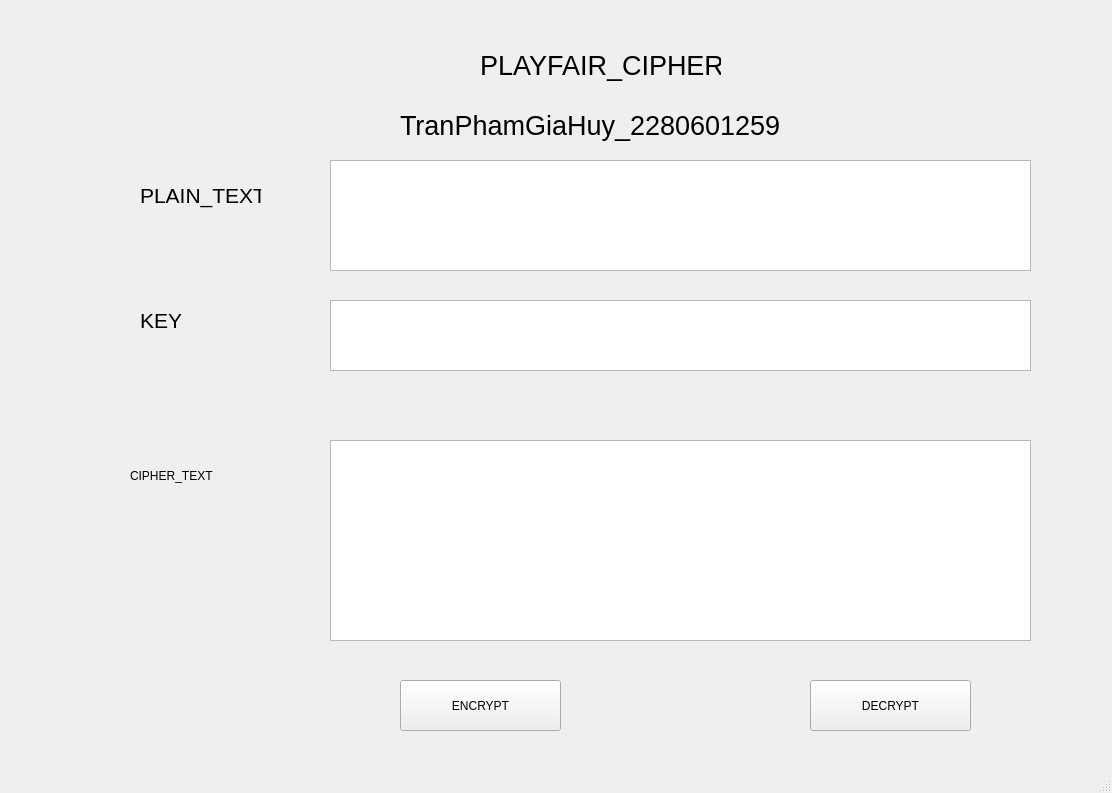
<?xml version="1.0" encoding="UTF-8"?>
<ui version="4.0">
 <class>MainWindow</class>
 <widget class="QMainWindow" name="MainWindow">
  <property name="geometry">
   <rect>
    <x>0</x>
    <y>0</y>
    <width>1112</width>
    <height>793</height>
   </rect>
  </property>
  <property name="windowTitle">
   <string>MainWindow</string>
  </property>
  <widget class="QWidget" name="centralwidget">
   <widget class="QLabel" name="label_5">
    <property name="geometry">
     <rect>
      <x>130</x>
      <y>450</y>
      <width>141</width>
      <height>51</height>
     </rect>
    </property>
    <property name="text">
     <string>CIPHER_TEXT</string>
    </property>
   </widget>
   <widget class="QPlainTextEdit" name="plainTextEdit">
    <property name="geometry">
     <rect>
      <x>330</x>
      <y>160</y>
      <width>701</width>
      <height>111</height>
     </rect>
    </property>
   </widget>
   <widget class="QTextEdit" name="textEdit_2">
    <property name="geometry">
     <rect>
      <x>330</x>
      <y>440</y>
      <width>701</width>
      <height>201</height>
     </rect>
    </property>
   </widget>
   <widget class="QLabel" name="label_3">
    <property name="geometry">
     <rect>
      <x>140</x>
      <y>170</y>
      <width>121</width>
      <height>51</height>
     </rect>
    </property>
    <property name="font">
     <font>
      <pointsize>16</pointsize>
     </font>
    </property>
    <property name="text">
     <string>PLAIN_TEXT</string>
    </property>
   </widget>
   <widget class="QTextEdit" name="textEdit">
    <property name="geometry">
     <rect>
      <x>330</x>
      <y>300</y>
      <width>701</width>
      <height>71</height>
     </rect>
    </property>
   </widget>
   <widget class="QPushButton" name="pushButton">
    <property name="geometry">
     <rect>
      <x>400</x>
      <y>680</y>
      <width>161</width>
      <height>51</height>
     </rect>
    </property>
    <property name="text">
     <string>ENCRYPT</string>
    </property>
   </widget>
   <widget class="QLabel" name="label">
    <property name="geometry">
     <rect>
      <x>480</x>
      <y>30</y>
      <width>241</width>
      <height>71</height>
     </rect>
    </property>
    <property name="font">
     <font>
      <pointsize>20</pointsize>
     </font>
    </property>
    <property name="text">
     <string>PLAYFAIR_CIPHER</string>
    </property>
   </widget>
   <widget class="QPushButton" name="pushButton_2">
    <property name="geometry">
     <rect>
      <x>810</x>
      <y>680</y>
      <width>161</width>
      <height>51</height>
     </rect>
    </property>
    <property name="text">
     <string>DECRYPT</string>
    </property>
   </widget>
   <widget class="QLabel" name="label_4">
    <property name="geometry">
     <rect>
      <x>140</x>
      <y>310</y>
      <width>51</width>
      <height>21</height>
     </rect>
    </property>
    <property name="font">
     <font>
      <pointsize>16</pointsize>
     </font>
    </property>
    <property name="text">
     <string>KEY</string>
    </property>
   </widget>
   <widget class="QLabel" name="label_2">
    <property name="geometry">
     <rect>
      <x>400</x>
      <y>90</y>
      <width>401</width>
      <height>71</height>
     </rect>
    </property>
    <property name="font">
     <font>
      <pointsize>20</pointsize>
     </font>
    </property>
    <property name="text">
     <string>TranPhamGiaHuy_2280601259</string>
    </property>
   </widget>
  </widget>
  <widget class="QMenuBar" name="menubar">
   <property name="geometry">
    <rect>
     <x>0</x>
     <y>0</y>
     <width>1112</width>
     <height>21</height>
    </rect>
   </property>
  </widget>
  <widget class="QStatusBar" name="statusbar"/>
 </widget>
 <resources/>
 <connections/>
</ui>
